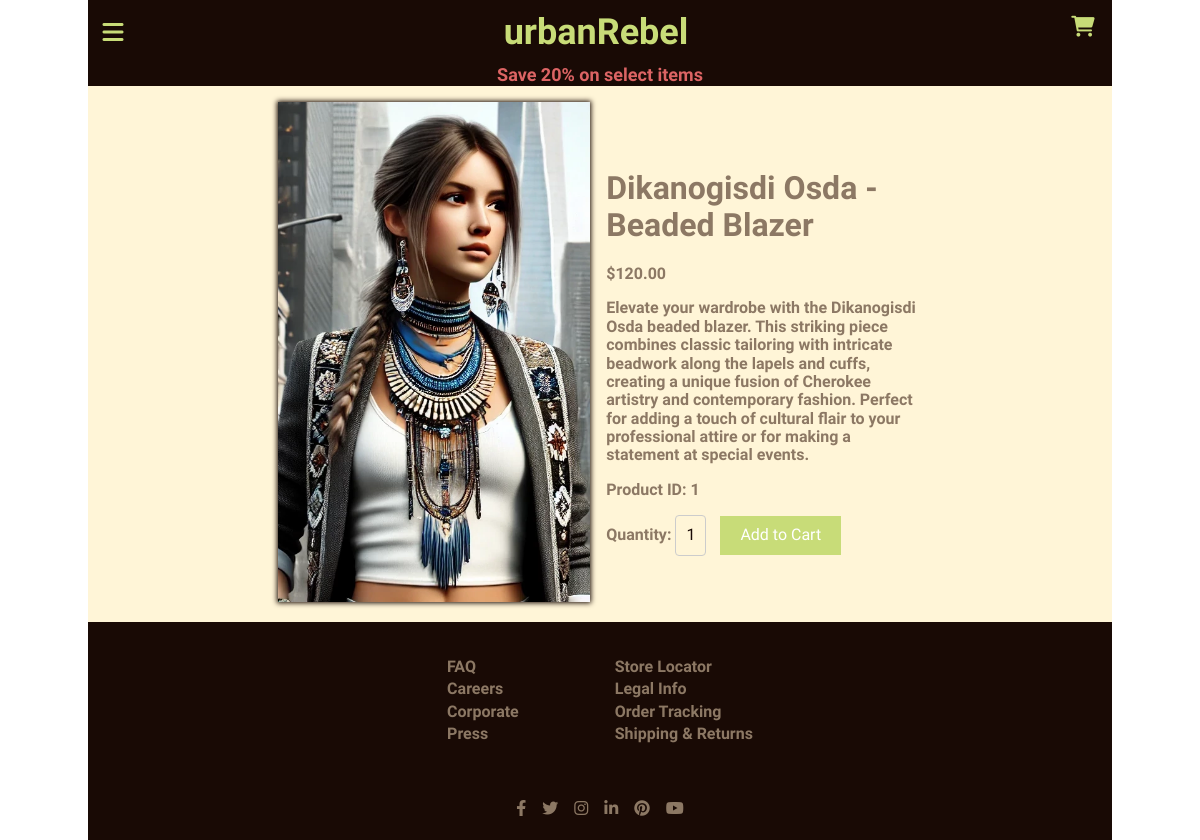
/product/1/, run on the app's committed database.
### store/models.py (models this page shows, shortened)
class Product(models.Model):
    title = models.CharField(max_length=255)
    description = models.TextField()
    price = models.DecimalField(max_digits=10, decimal_places=2)
    image = models.ImageField(upload_to='products/')
    collection = models.ForeignKey(Collection, related_name='products', on_delete=models.CASCADE, null=True, blank=True)
    discount = models.IntegerField(default=0)

### store/views.py (the view)
# urls.py: path('product/<int:id>/', views.product_detail_view, name='product_detail'),
def product_detail_view(request, id):
    product = get_object_or_404(Product, id=id)
    return render(request, 'product_detail.html', {'product': product})

### store/context_processors.py (called while the page is built)
def cart_item_count(request):
    cart = request.session.get('cart', {})
    count = sum(item['quantity'] for item in cart.values())
    return {'cart_item_count': count}

def collections_processor(request):
    collections = Collection.objects.all()
    return {'collections': collections}

### store/templates/product_detail.html (shortened to what this page needs)
{% extends 'base.html' %}
{% block content %}
<div class="product-detail__container">
    <div class="product-image">
        <img src="{{ product.image.url }}" alt="{{ product.title }}">
    </div>
    <div class="product-detail__info">
        <h1>{{ product.title }}</h1>
        {% if product.discount == 0 %}
            <p>${{ product.price }}</p>
        {% endif %}
        <p>{{ product.description }}</p>
        <p>Product ID: {{ product.id }}</p>
        <form method="post" action="{% url 'add_to_cart' product.id %}">
            <label for="quantity">Quantity:</label>
            <select name="quantity" id="quantity" class="quantity-select">
                <option value="1">1</option>
            </select>
            <button type="submit" class="btn add-to-cart-btn">Add to Cart</button>
        </form>
    </div>
</div>
{% endblock %}

### store/static/store/css/styles.css (style rules this page uses)
:root { --primary-color: rgb(200, 220, 120); --secondary-color: rgb(140, 120, 100); --accent-color: rgb(220, 100, 100); --bg-dark: rgb(25, 10, 5); --bg-light: rgb(255, 245, 215); --grid-row-contrast: rgb(235, 225, 195); --hover-color: rgb(180, 120, 100); --visited-color: rgb(100, 120, 100); --active-color: rgb(200, 120, 80); }
body, html { margin: 0; padding: 0; width: 100%; height: 100%; background-color: white; font-family: "Urbanist", serif; font-weight: 600; color: var(--secondary-color); }
.product-image { height: auto; box-shadow: 0 0 5px 1px var(--bg-dark); animation: slideInFromLeft 0.8s ease-out; }
.product-image img { height: 500px; display: block; }
.product-detail__container { display: flex; flex-direction: column; align-items: center; padding-top: 1rem; background-color: var(--bg-light); }
@media (min-width: 640px) { .product-detail__container { flex-direction: row; padding-left: 20px; padding-bottom: 20px; justify-content: center; } }
.product-detail__info { padding: 1rem; animation: slideInFromRight 0.8s ease-out; }
@media (min-width: 480px) { .product-detail__info { max-width: 20rem; } }
.quantity-select { padding: 10px; font-size: 16px; border: 1px solid #ccc; border-radius: 4px; background-color: var(--bg-light); color: var(--bg-dark); margin-right: 10px; appearance: none; -webkit-appearance: none; -moz-appearance: none; }
.add-to-cart-btn { padding: 10px 20px; font-size: 16px; color: #fff; background-color: var(--primary-color); border: none; border-radius: 0px; cursor: pointer; transition: background-color 0.3s ease; }

### data on the page
Product: image (picture), title "Dikanogisdi Osda - Beaded Blazer", price "120.00", description "Elevate your wardrobe with the Dikanogisdi Osda beaded blazer. This striking piece combines classic tailoring with intricate beadwork along the lapels and cuffs, creating a unique fusion of Cherokee artistry and contemporary fashion. Perfect for adding a touch of cultural flair to your professional attire or for making a statement at special events.", id "1"
